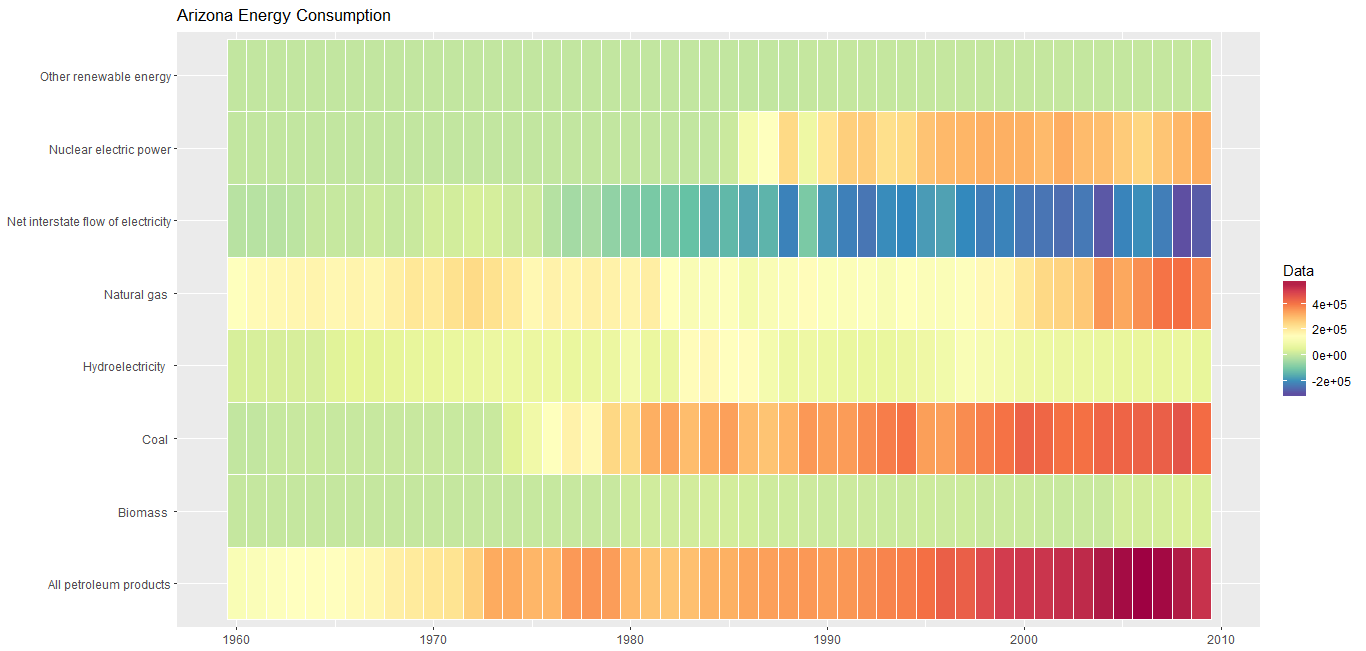

Write R code to recreate this figure.
options(width=100)
knitr::opts_chunk$set(out.width='1000px',dpi=200,message=FALSE,warning=FALSE)

#load packages and csv file
library(ggplot2)
library(dplyr)
library(gridExtra)
library(grid)
library(choroplethr)
library(choroplethrMaps)
library(RColorBrewer)
library(knitr)

df<-read.csv('C:\\Users\\yyf\\Desktop\\MCM\\consumption.csv',sep=',')

calEnergies<-data.frame(df %>% dplyr::filter(StateCode=='AZ'))
ggplot(data=calEnergies,aes(x=Year,y=introduction)) + 
  geom_tile(aes(fill = Data),colour = "white") + 
  theme(axis.title.y=element_blank(),axis.title.x=element_blank(),legend.position="right") + 
  scale_fill_gradientn(colours=rev(brewer.pal(11,'Spectral')))+
  labs(x="Year", y="State", title="Arizona Energy Consumption")
